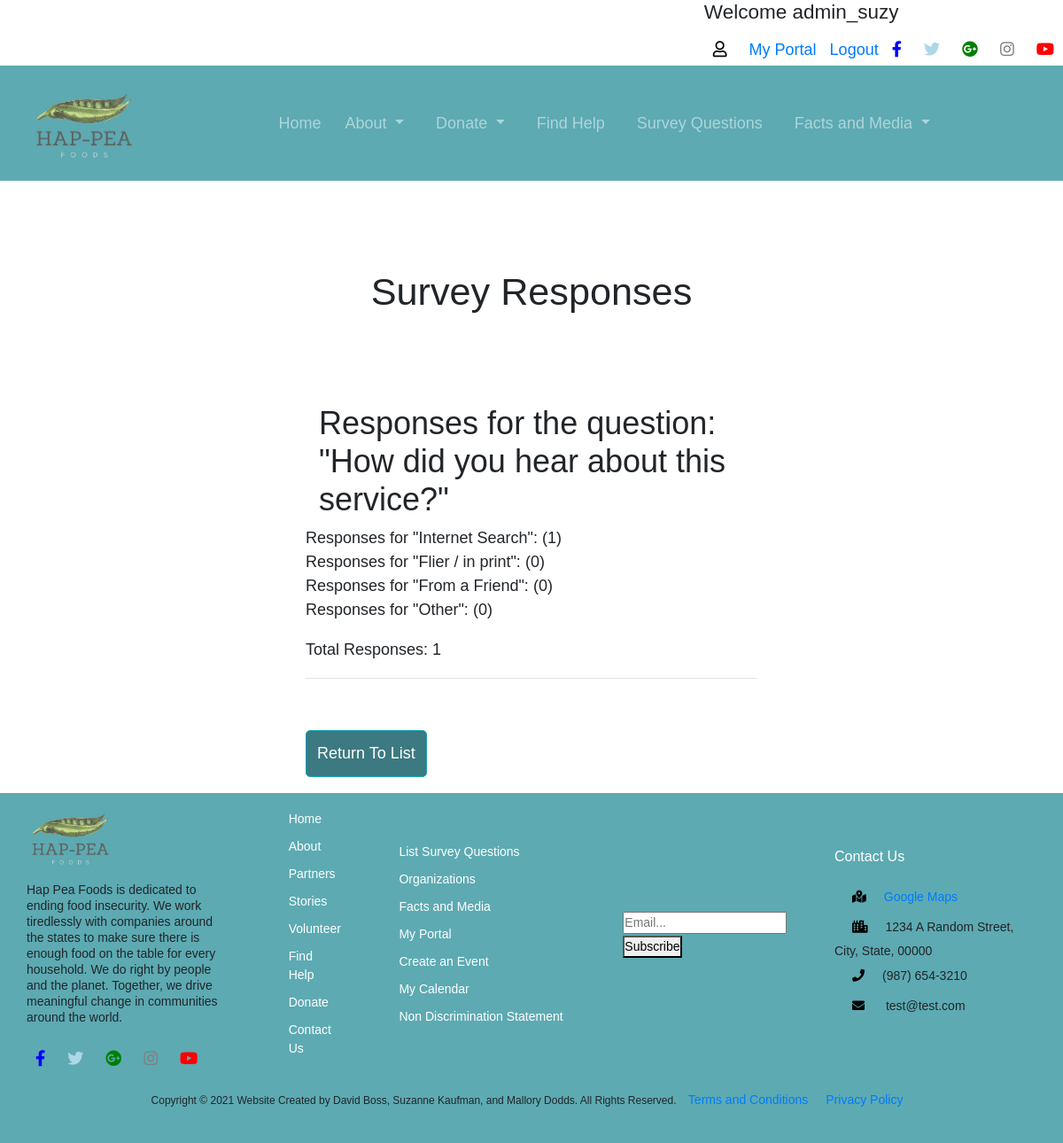
Page /survey/results/1/ (signed in) on the committed database.
### survey/models.py (models this page shows)
class Questionnaire(models.Model):
    question = models.TextField()
    option_one = models.CharField(null=True, max_length=30)
    option_two = models.CharField(null=True, max_length=30)
    option_three = models.CharField(null=True, max_length=30)
    option_four = models.CharField(null=True, max_length=30)
    option_one_count = models.IntegerField(default = 0)
    option_two_count = models.IntegerField(default = 0)
    option_three_count = models.IntegerField(default = 0)
    option_four_count = models.IntegerField(default = 0)
    textAnswer = models.TextField(null = True)
    def total(self):
        return self.option_one_count + self.option_two_count + self.option_three_count + self.option_four_count

### survey/views.py (the view)
# urls.py: path('results/<questionnaire_id>/', views.results_view, name='results'),
@login_required
def results_view(request, questionnaire_id): # for admin only
    result = Questionnaire.objects.get(pk=questionnaire_id)
    return render(request, 'survey/results.html', {'result':result})

### templates/survey/results.html (shortened to what this page needs)
{% extends 'base_layout.html' %}
{% block content %}
    <h1 class="text-center">Survey Responses</h1>
    <div class="col-md-6 offset-md-3">
        <div class="col-lg-12">
            <h2>Responses for the question: <br />"{{ result.question }}"</h2>
        </div>
        <form method="POST">
            <div class="form-group">
                  <div>
                      Responses for "{{ result.option_one }}": ({{ result.option_one_count }})
                  </div>
                  <div>
                      Responses for "{{ result.option_two }}": ({{ result.option_two_count }})
                  </div>
                  <div>
                      Responses for "{{ result.option_three }}": ({{ result.option_three_count }})
                  </div>
                  <div>
                      Responses for "{{ result.option_four }}": ({{ result.option_four_count }})
                  </div>
            </div>
            <p>Total Responses:  {{ result.total }}</p>
            <hr />
            <a href="{% url 'list' %}" class="btn btn-info">Return To List</a>
        </form>
    </div>
{% endblock %}

### templates/base_layout.html (shortened to what this page needs)
{% load static %}
<!DOCTYPE html>
<html lang="en" dir="ltr">
  <head>
    <link rel="stylesheet" href="https://maxcdn.bootstrapcdn.com/bootstrap/4.0.0/css/bootstrap.min.css">
    <link rel="stylesheet" href="{% static 'css/style.css' %}">
    <link rel="stylesheet" href="https://cdnjs.cloudflare.com/ajax/libs/font-awesome/5.15.2/css/all.min.css">
  </head>
  <body>
    <header>
     <div class="head-container">
       <div class="sm">
         {% if user.is_authenticated %}
           <h5>Welcome {{user.username}}</h5>
           <i class="far fa-user" style="color: black"></i>
           <a href="{% url 'portal' %}">My Portal</a>
           <a href="{% url 'accounts:logout' %}">Logout</a>
         {% else %}
           <i class="far fa-user" style="color: black"></i>
           <a href="{% url 'accounts:register' %}">Register</a>
           <a href="{% url 'accounts:login' %}">Login</a>
        {% endif %}
         <i class="fab fa-facebook-f" style="color: blue"></i>
         <i class="fab fa-twitter" style="color: lightblue"></i>
         <i class="fab fa-google-plus" style="color: green"></i>
         <i class="fab fa-instagram" style="color: grey"></i>
         <i class="fab fa-youtube" style="color: red"></i>
       </div>
     </div>
    </header>
    <nav class="navbar navbar-expand-md navbar-custom justify-content-evenly">
      <a href="/" class="navbar-brand"><img src="{% static 'logo2.jpg' %}" class = navimage alt=""></a>
      <div class="navbar-collapse collapse justify-content-center align-items-center w-100" id="navbarCustom">
        <ul class="navbar-nav mx-auto text-center">
            <li class="nav-item">
                <a class="nav-link" href="{% url 'home' %}">Home</a>
            </li>
            <li class="nav-item dropdown">
                <a class="nav-link dropdown-toggle px-3" href="#" id="navbarDropdown" data-toggle="dropdown" aria-haspopup="true" aria-expanded="false">
                  About
                </a>
            </li>
            <li class="nav-item dropdown">
                <a class="nav-link dropdown-toggle px-3" href="#" id="navbarDropdown" data-toggle="dropdown" aria-haspopup="true" aria-expanded="false">
                  Donate
                </a>
            </li>
            <li class="nav-item">
                <a class="nav-link px-3" href="{% url 'find_help' %}">Find Help</a>
            </li>
            <li class="nav-item">
                <a class="nav-link px-3" href="{% url 'list' %}">Survey Questions</a>
            </li>
            <li class="nav-item dropdown">
                <a class="nav-link dropdown-toggle px-3" href="#" id="navbarDropdown" data-toggle="dropdown" aria-haspopup="true" aria-expanded="false">
                  Facts and Media
                </a>
            </li>
        </ul>
    </div>
</nav>
    <div class="wrapper_container">
      {% block content %}
      {% endblock %}
    </div>
    <footer>
      <div class="foot-container">
        <div class="foot-columns">
          <div class="about">
            <div class="statement">
              <img src="{% static 'logo2.jpg' %}" class="img-logo" alt="peas">
              <p> Hap Pea Foods is dedicated to ending food insecurity. We work tiredlessly with companies around the states to make sure there is enough food on the table for every household.  We do right by people and the planet. Together, we drive meaningful change in communities around the world.</p>
            </div>
            <div class="sm">
              <i class="fab fa-facebook-f" style="color: blue"></i>
              <i class="fab fa-twitter" style="color: lightblue"></i>
              <i class="fab fa-google-plus" style="color: green"></i>
              <i class="fab fa-instagram" style="color: grey"></i>
              <i class="fab fa-youtube" style="color: red"></i>
            </div>
          </div>
          <div class="foot-links">
            <ul>
              <li><a href="{% url 'home' %}">Home</a></li>
              <li><a href="{% url 'about' %}">About</a></li>
              <li><a href="{% url 'partners' %}">Partners</a></li>
              <li><a href="{% url 'stories:stories' %}">Stories</a></li>
              <li><a href="{% url 'volunteer' %}">Volunteer</a></li>
              <li><a href="{% url 'find_help' %}">Find Help</a></li>
              <li><a href="{% url 'donations:donations' %}">Donate</a></li>
              <li><a href="{% url 'contact' %}">Contact Us</a></li>
            </ul>
          </div>
          <div class="foot-links-2">
            <ul>
              <li><a href="{% url 'list' %}">List Survey Questions</a></li>
              <li><a href="{% url 'organizations' %}">Organizations</a></li>
              <li><a href="{% url 'facts' %}">Facts and Media</a></li>
              <li><a href="{% url 'portal' %}">My Portal</a></li>
              <li><a href="{% url 'createevent' %}">Create an Event</a></li>
              <li><a href="{% url 'mycalendar' %}">My Calendar</a></li>
              <li><a href="{% url 'non_disc_stmt' %}">Non Discrimination Statement</a></li>
            </ul>
          </div>
          <div class="subscribe">
            <form action="/action_page.php">
              <input type="email" placeholder="Email..." name="email">
              <button type="submit">Subscribe</button>
            </form>
          </div>
          <div class="contact">
            <h2>Contact Us</h2>
            <ul>
              <li><i class="fa fa-map-marked-alt" style="color: black"></i><a href="https://maps.google.com">Google Maps</a></li>
              <li><i class="fa fa-city" style="color: black"></i>1234 A Random Street, City, State, 00000</li>
              <li><i class="fa fa-phone" style="color: black"></i>(987) 654-3210</li>
              <li><i class="fa fa-envelope" style="color: black"></i> test@test.com</li>
          </ul>
          </div>
        </div>
        <div class="foot-columns">
          <div class="copyright">
            <p>Copyright &copy; 2021 Website Created by David Boss, Suzanne Kaufman, and Mallory Dodds. All Rights Reserved.  <a href="{% url 'terms_cond' %}">Terms and Conditions</a><a href="{% url 'privacy' %}">Privacy Policy</a></p>
          </div>
        </div>
      </div>
    </footer>
  </body>
</html>

### static/css/style.css (style rules this page uses)
* { margin: 0; padding:0; outline: none; font-family: Arial, Helvetica, sans-serif; font-size: 18px; }
header { background: #FFF; }
.head-container { width: 100%; margin: 0 auto; display: flex; justify-content: flex-end; }
.head-container a { padding-left: 10px; }
.sm i { padding: 10px 10px; }
.navbar { min-height: 130px; background-color: #5DAAB2; }
.navbar-brand { padding: 0 15px; height: 40px; display: flex; align-items: center; justify-content: center; }
.navimage { max-height: 125px; max-width: 125px; }
.navbar-custom, .navbar-custom .navbar-text { color: rgba(255,255,255,.8); }
.navbar-custom .navbar-nav .nav-link { color: rgba(255,255,255,.5); }
.wrapper_container { max-width: 90%; margin: 0 auto; }
.wrapper_container h1 { text align: center; margin: 100px auto; font-size: 2.4em; }
footer { background: #5DAAB2; }
.foot-container { width: 95%; margin: 0 auto; }
.foot-columns { display: flex; margin: 1em 0; justify-content: space-between; align-items: center; }
.about { width: 20%; }
.statement img { height: 100px; }
.statement p { font-size: 14px; line-height: 1rem; }
.foot-links { width: 5%; }
.foot-links ul, .foot-links-2 ul { list-style-type: none; margin: 0; padding: 0; }
.foot-links li, .foot-links-2 li { padding: 5px 0; }
.foot-links a:link, .foot-links-2 a:link { color: #FFF; width: 10%; font-size: 14px; }
.subscribe { width: 15%; }
.subscribe input[type=email] { font-size: 14px; }
.subscribe button[type=submit] { font-size: 14px; }
.contact { width: 20%; }
.contact h2 { color: #FFF; padding-bottom: 10px; font-size: 16px; }
.contact ul { list-style-type: none; margin: 0; padding: 0; }
.contact a, li { font-size: 14px; }
.contact i { padding: 10px 20px; font-size: 14px; }
.copyright { text-align: center; width: 100%; padding-bottom: 20px; }
.copyright p { font-size: 12px; }
.copyright a { padding: 0 10px; font-size: 14px; }
.btn { margin-top: 40px; background: #3C7980; padding: 12px; text-align: center; color: #FFF; border-radius: 5px; cursor: pointer; }
html, body { height: 100%; margin: 0; padding: 0; }

### rows in the picture
Questionnaire: question "How did you hear about this service?", option_one "Internet Search", option_one_count "1", option_two "Flier / in print", option_two_count "0", option_three "From a Friend", option_three_count "0", option_four "Other", option_four_count "0", total "1"

### other values in the picture
{{ user.username }} "admin_suzy"
